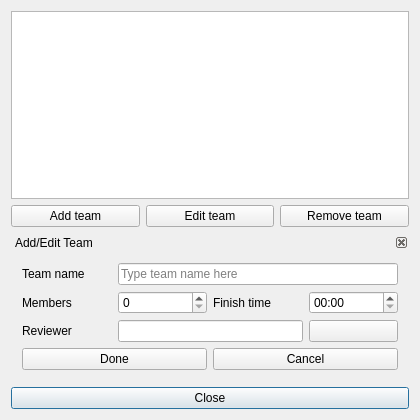
<?xml version="1.0" encoding="UTF-8"?>
<ui version="4.0">
 <class>Gui_TeamEdit</class>
 <widget class="QDialog" name="Gui_TeamEdit">
  <property name="geometry">
   <rect>
    <x>0</x>
    <y>0</y>
    <width>420</width>
    <height>420</height>
   </rect>
  </property>
  <property name="windowTitle">
   <string>Team list</string>
  </property>
  <property name="windowIcon">
   <iconset resource="resources.qrc">
    <normaloff>:/icons/team_dialog_16</normaloff>:/icons/team_dialog_16</iconset>
  </property>
  <layout class="QVBoxLayout" name="centralLayout">
   <item>
    <widget class="QListView" name="teamList">
     <property name="toolTip">
      <string>List of all participating teams</string>
     </property>
     <property name="editTriggers">
      <set>QAbstractItemView::NoEditTriggers</set>
     </property>
    </widget>
   </item>
   <item>
    <layout class="QGridLayout" name="addRemoveTeamLayout">
     <item row="1" column="0">
      <widget class="QPushButton" name="addTeamButton">
       <property name="toolTip">
        <string>Click to add a new team</string>
       </property>
       <property name="text">
        <string>Add team</string>
       </property>
       <property name="icon">
        <iconset resource="resources.qrc">
         <normaloff>:/icons/team_add_16</normaloff>:/icons/team_add_16</iconset>
       </property>
      </widget>
     </item>
     <item row="1" column="2">
      <widget class="QPushButton" name="removeTeamButton">
       <property name="toolTip">
        <string>Click to remove current team</string>
       </property>
       <property name="text">
        <string>Remove team</string>
       </property>
       <property name="icon">
        <iconset resource="resources.qrc">
         <normaloff>:/icons/team_remove_16</normaloff>:/icons/team_remove_16</iconset>
       </property>
      </widget>
     </item>
     <item row="1" column="1">
      <widget class="QPushButton" name="editTeamButton">
       <property name="toolTip">
        <string>Click to edit current team</string>
       </property>
       <property name="text">
        <string>Edit team</string>
       </property>
       <property name="icon">
        <iconset resource="resources.qrc">
         <normaloff>:/icons/team_edit_16</normaloff>:/icons/team_edit_16</iconset>
       </property>
      </widget>
     </item>
    </layout>
   </item>
   <item>
    <widget class="QDockWidget" name="addEditWidget">
     <property name="contextMenuPolicy">
      <enum>Qt::NoContextMenu</enum>
     </property>
     <property name="features">
      <set>QDockWidget::DockWidgetClosable</set>
     </property>
     <property name="windowTitle">
      <string>Add/Edit Team</string>
     </property>
     <widget class="QWidget" name="dockWidgetContents">
      <layout class="QVBoxLayout" name="verticalLayout_2">
       <item>
        <layout class="QGridLayout" name="addEditLayout" columnstretch="1,1,1,1">
         <item row="0" column="0">
          <widget class="QLabel" name="teamNameLabel">
           <property name="text">
            <string>Team name</string>
           </property>
          </widget>
         </item>
         <item row="0" column="1" colspan="3">
          <widget class="QLineEdit" name="teamNameEdit">
           <property name="toolTip">
            <string>Type in team's name</string>
           </property>
           <property name="placeholderText">
            <string>Type team name here</string>
           </property>
          </widget>
         </item>
         <item row="1" column="3">
          <widget class="QTimeEdit" name="finishTimeEdit">
           <property name="toolTip">
            <string>Change team's finish time</string>
           </property>
           <property name="currentSection">
            <enum>QDateTimeEdit::HourSection</enum>
           </property>
           <property name="displayFormat">
            <string>HH:mm</string>
           </property>
          </widget>
         </item>
         <item row="1" column="2">
          <widget class="QLabel" name="finishTimeLabel">
           <property name="text">
            <string>Finish time</string>
           </property>
          </widget>
         </item>
         <item row="3" column="0" colspan="2">
          <widget class="QPushButton" name="doneButton">
           <property name="toolTip">
            <string>Click when done editing team</string>
           </property>
           <property name="text">
            <string>Done</string>
           </property>
           <property name="icon">
            <iconset resource="resources.qrc">
             <normaloff>:/icons/ok_16</normaloff>:/icons/ok_16</iconset>
           </property>
          </widget>
         </item>
         <item row="3" column="2" colspan="2">
          <widget class="QPushButton" name="cancelButton">
           <property name="toolTip">
            <string>Click to abort editing</string>
           </property>
           <property name="text">
            <string>Cancel</string>
           </property>
           <property name="icon">
            <iconset resource="resources.qrc">
             <normaloff>:/icons/cancel_16</normaloff>:/icons/cancel_16</iconset>
           </property>
          </widget>
         </item>
         <item row="1" column="0">
          <widget class="QLabel" name="teamMembersLabel">
           <property name="text">
            <string>Members</string>
           </property>
          </widget>
         </item>
         <item row="1" column="1">
          <widget class="QSpinBox" name="teamMembersEdit">
           <property name="toolTip">
            <string>Change number of team members</string>
           </property>
          </widget>
         </item>
         <item row="2" column="0">
          <widget class="QLabel" name="reviewerLabel">
           <property name="text">
            <string>Reviewer</string>
           </property>
          </widget>
         </item>
         <item row="2" column="3">
          <widget class="QPushButton" name="reviewerButton">
           <property name="text">
            <string/>
           </property>
           <property name="icon">
            <iconset resource="resources.qrc">
             <normaloff>:/icons/reviewer_edit_16</normaloff>:/icons/reviewer_edit_16</iconset>
           </property>
          </widget>
         </item>
         <item row="2" column="1" colspan="2">
          <widget class="QLineEdit" name="reviewerEdit"/>
         </item>
        </layout>
       </item>
      </layout>
     </widget>
    </widget>
   </item>
   <item>
    <widget class="QPushButton" name="closeButton">
     <property name="toolTip">
      <string>Click to close team dialog</string>
     </property>
     <property name="text">
      <string>Close</string>
     </property>
     <property name="icon">
      <iconset resource="resources.qrc">
       <normaloff>:/icons/close_16</normaloff>:/icons/close_16</iconset>
     </property>
     <property name="default">
      <bool>true</bool>
     </property>
    </widget>
   </item>
  </layout>
 </widget>
 <layoutdefault spacing="6" margin="11"/>
 <resources>
  <include location="resources.qrc"/>
 </resources>
 <connections/>
</ui>
